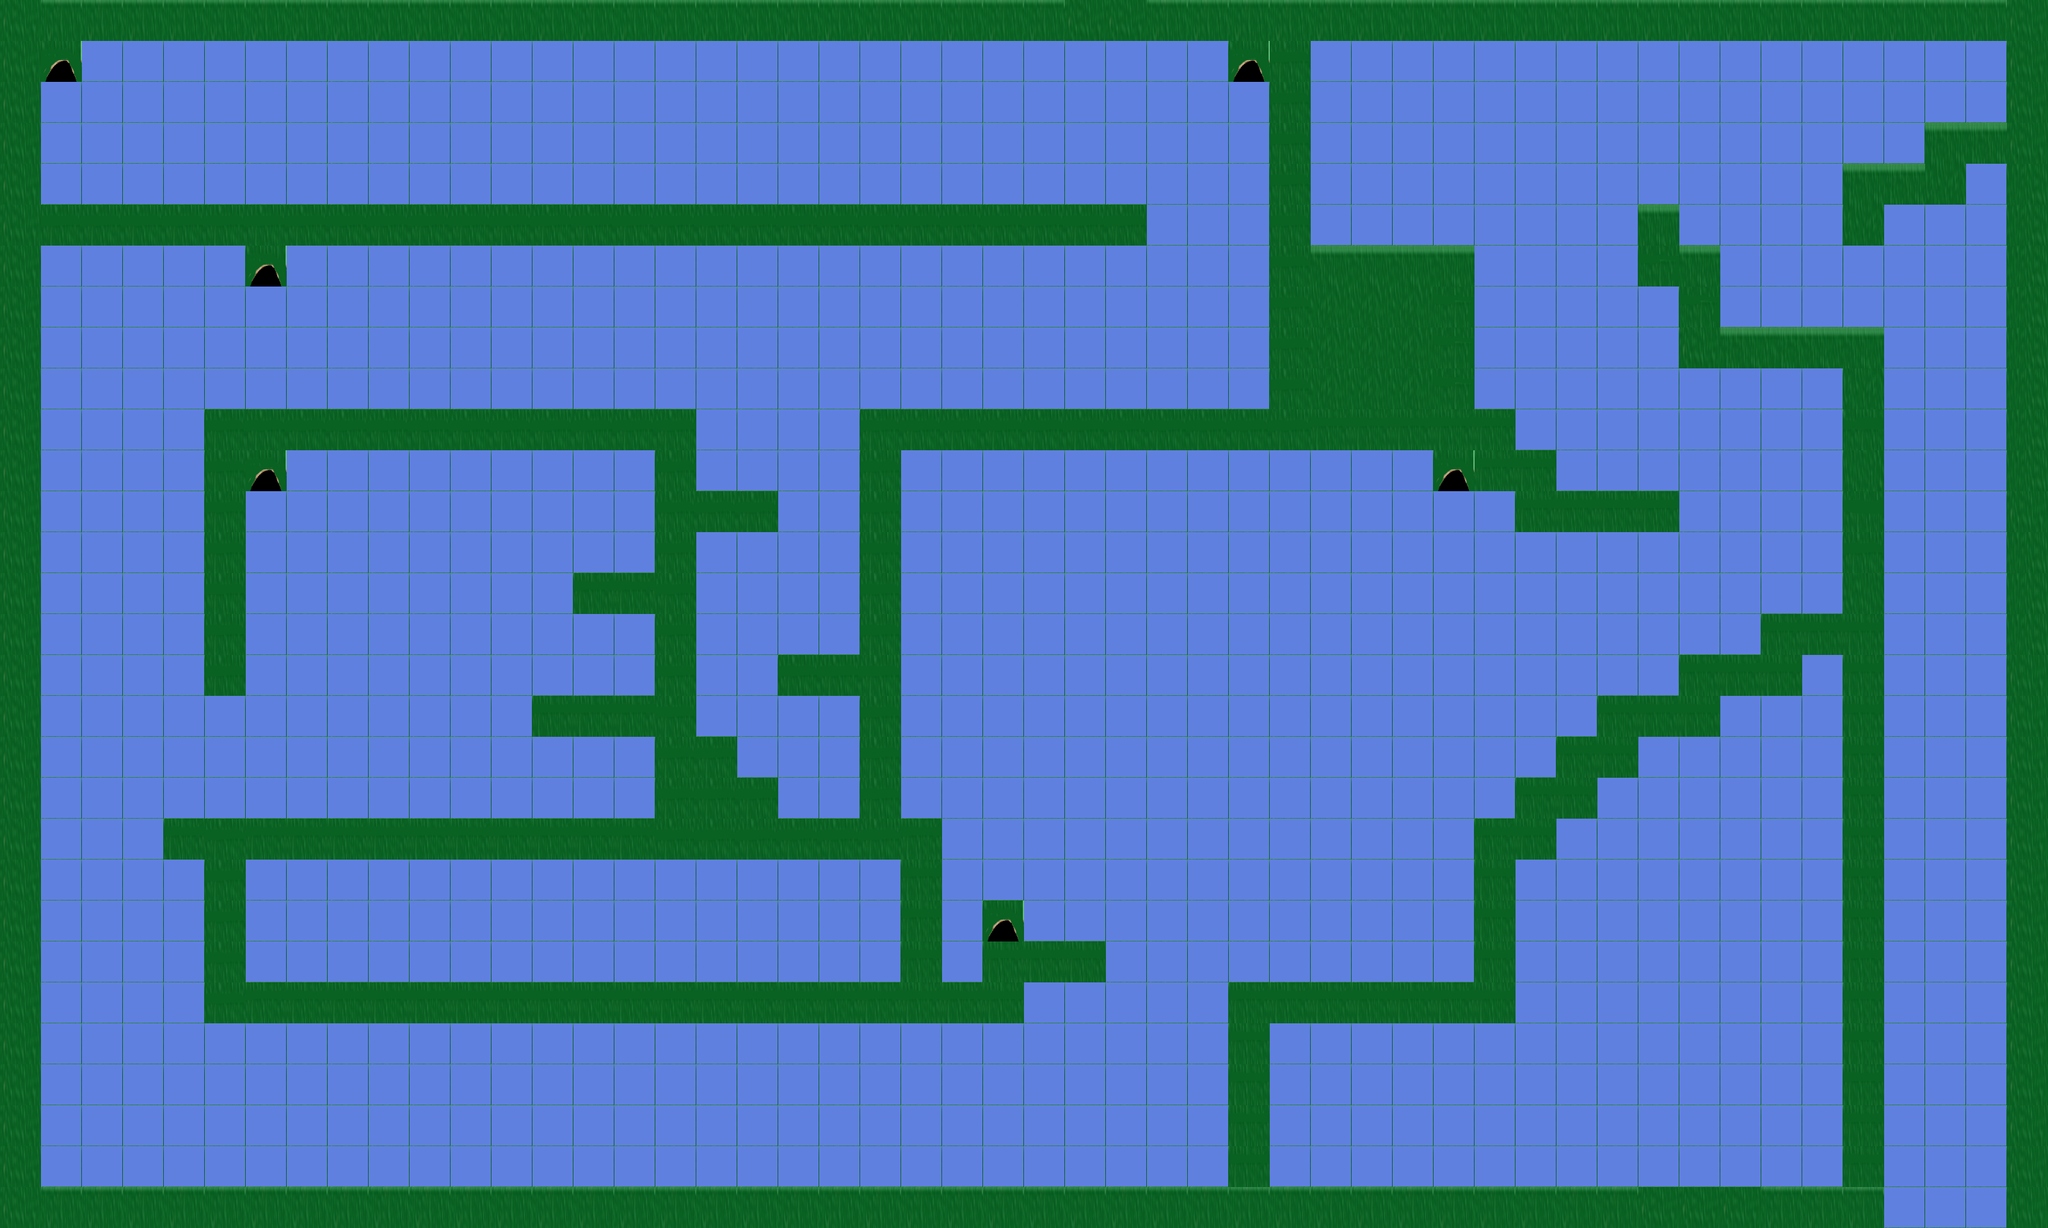

This game map was drawn from its Tiled (.tmx) file and the tilesets committed beside it. A one-line description and the trimmed map source follow:
An orthogonal 50x30 tile map with 64x64 px tiles, 1 tile layer (ForegroundPlatformLayer), 1 image layer.

<map version="1.0" orientation="orthogonal" renderorder="right-down" width="50" height="30" tilewidth="64" tileheight="64" nextobjectid="1">
 <tileset firstgid="1" name="SandstonePlatforms" tilewidth="64" tileheight="64">
  <image source="SandstonePlatforms.png" width="640" height="400" />
 </tileset>
 <imagelayer name="BackgroundImageLayer" x="4" y="-1">
  <image source="DesertSunset.png" />
  <properties>
   <property name="collidable" value="false" />
   <property name="imageheight" value="800" />
   <property name="imagewidth" value="1600" />
  </properties>
 </imagelayer>
 <layer name="ForegroundPlatformLayer" width="50" height="30">
  <properties>
   <property name="collidable" value="true" />
  </properties>
  <data>[1500 cells, 1500 non-empty, 17 distinct tile ids]</data>
 </layer>
</map>